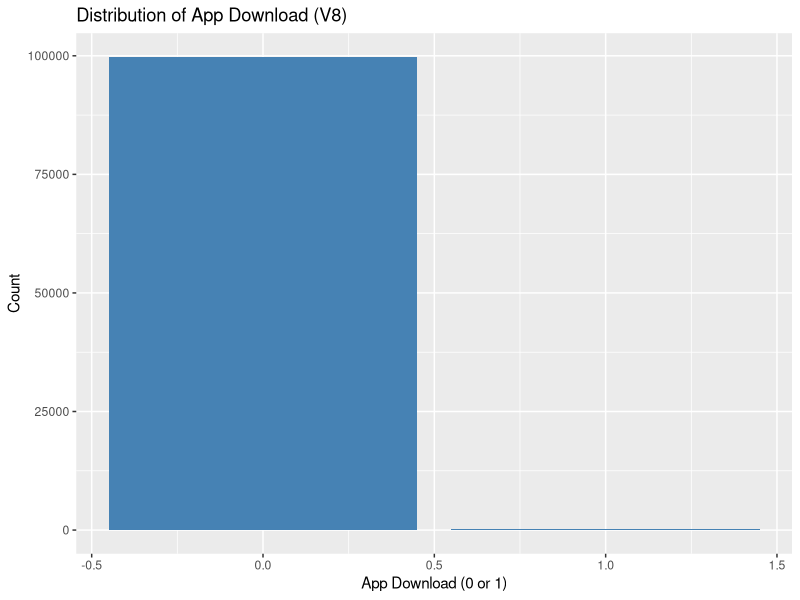
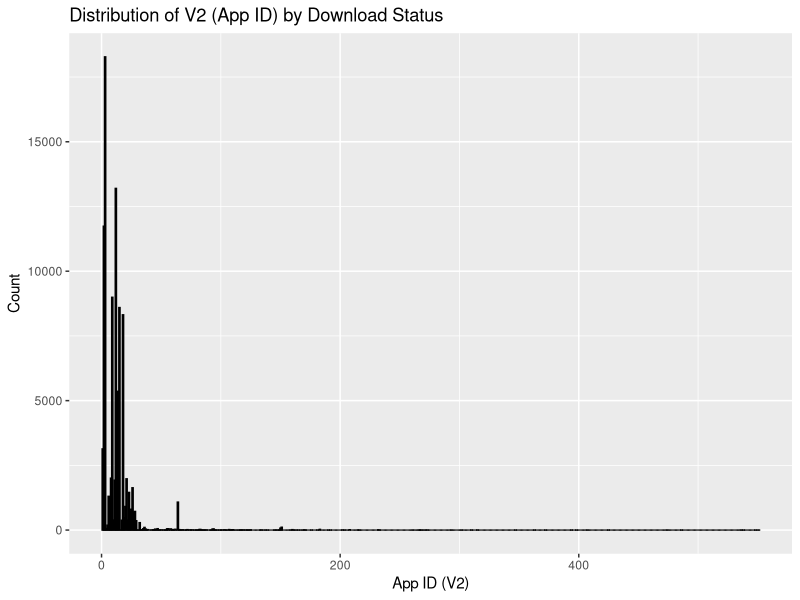

Source code (R) for these figures, in order: (Note: this script raises an error after producing the figures.)
## ---- chunk 1
library(tidyverse) 
library(randomForest) 
library(ggplot2) 
library(pROC) 
library(caret) 
library(gridExtra) 
library(reshape2) 
library(RColorBrewer)
## ---- chunk 2
set.seed(555)
data <- read.csv("data.csv", sep = ",", header = FALSE)
colnames(data) <- c("V1", "V2", "V3", "V4", "V5", "V6", "V7", "V8")
## ---- chunk 3
ggplot(data, aes(x = V8)) + 
  geom_bar(fill = "steelblue") +
  labs(title = "Distribution of App Download (V8)", x = "App Download (0 or 1)", y = "Count")
## ---- chunk 4
ggplot(data, aes(x = V2, fill = V8)) + 
  geom_histogram(binwidth = 1, color = "black", position = "dodge") +
  labs(title = "Distribution of V2 (App ID) by Download Status", x = "App ID (V2)", y = "Count")
## ---- chunk 5
data$V8 <- as.factor(data$V8)

# Split the data into 50% training and 50% testing
trainIndex <- createDataPartition(data$V8, p = 0.5, list = FALSE)
trainData <- data[trainIndex, ]
testData <- data[-trainIndex, ]
## ---- chunk 6
# Build the initial random forest model
rf_model <- randomForest(V8 ~ V1 + V2 + V3 + V4 + V5, data = trainData)
print(rf_model)
## ---- chunk 7
varImpPlot(rf_model, main = "Variable Importance")
## ---- chunk 8
# Predictions on test set and confusion matrix
predictions <- predict(rf_model, testData)
conf_matrix <- confusionMatrix(predictions, testData$V8)
print(conf_matrix)
## ---- chunk 9
roc_curve <- roc(testData$V8, as.numeric(predictions))
plot(roc_curve, col = "blue", main = "ROC Curve for Random Forest Model")
auc_value <- auc(roc_curve)
cat("AUC:", auc_value, "\n")
## ---- chunk 10
tuneGrid <- expand.grid(mtry = 2:5)
control <- trainControl(method = "cv", number = 5)

rf_tuned <- train(V8 ~ V1 + V2 + V3 + V4 + V5, 
                  data = trainData, 
                  method = "rf", 
                  tuneGrid = tuneGrid, 
                  trControl = control)
print(rf_tuned)
## ---- chunk 11
varImpPlot(rf_tuned$finalModel, main = "Variable Importance after Tuning")
## ---- chunk 12
predictions <- predict(rf_tuned, newdata = testData)

conf_matrix <- confusionMatrix(predictions, testData$V8)
print(conf_matrix)
## ---- chunk 13
roc_curve <- roc(testData$V8, as.numeric(predictions))
plot(roc_curve, col = "blue", main = "ROC Curve after Tuning")
auc_value <- auc(roc_curve)
cat("AUC after tuning:", auc_value, "\n")
